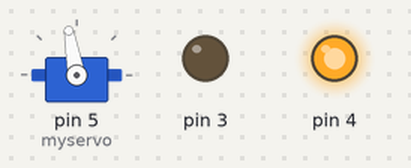
Bench run of a sketch on a simulated Arduino Uno, built with avr-gcc and run on an emulated ATmega328P. Shown: servo, output pins drawn as LEDs (lit = HIGH).

Above: at 0.1 s.
Timing chart, 0 to 1.6 s (numbered marks = the images above):
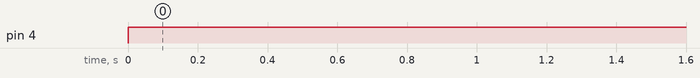

Measured:
- by itself, pin 4: LOW → HIGH at 0.00 s

The sketch:

servo.ino
```cpp
// Controlling a servo position using a potentiometer (variable resistor)
// by Michal Rinott <http://people.interaction-ivrea.it/m.rinott>

#include <Servo.h>

Servo myservo;  // create servo object to control a servo

int potpin = 0;  // analog pin used to connect the potentiometer
int val; // variable to read the value from the analog pin


void setup()
{
  myservo.attach(5);  // attaches the servo on pin 9 to the servo object
  pinMode(4,OUTPUT);
  pinMode(3,OUTPUT);
}

void loop()
{
 digitalWrite(4,HIGH);
 digitalWrite(3,LOW);
  myservo.write(100);                  // sets the servo position according to the scaled value
  delay(15);                           // waits for the servo to get there
}
```
